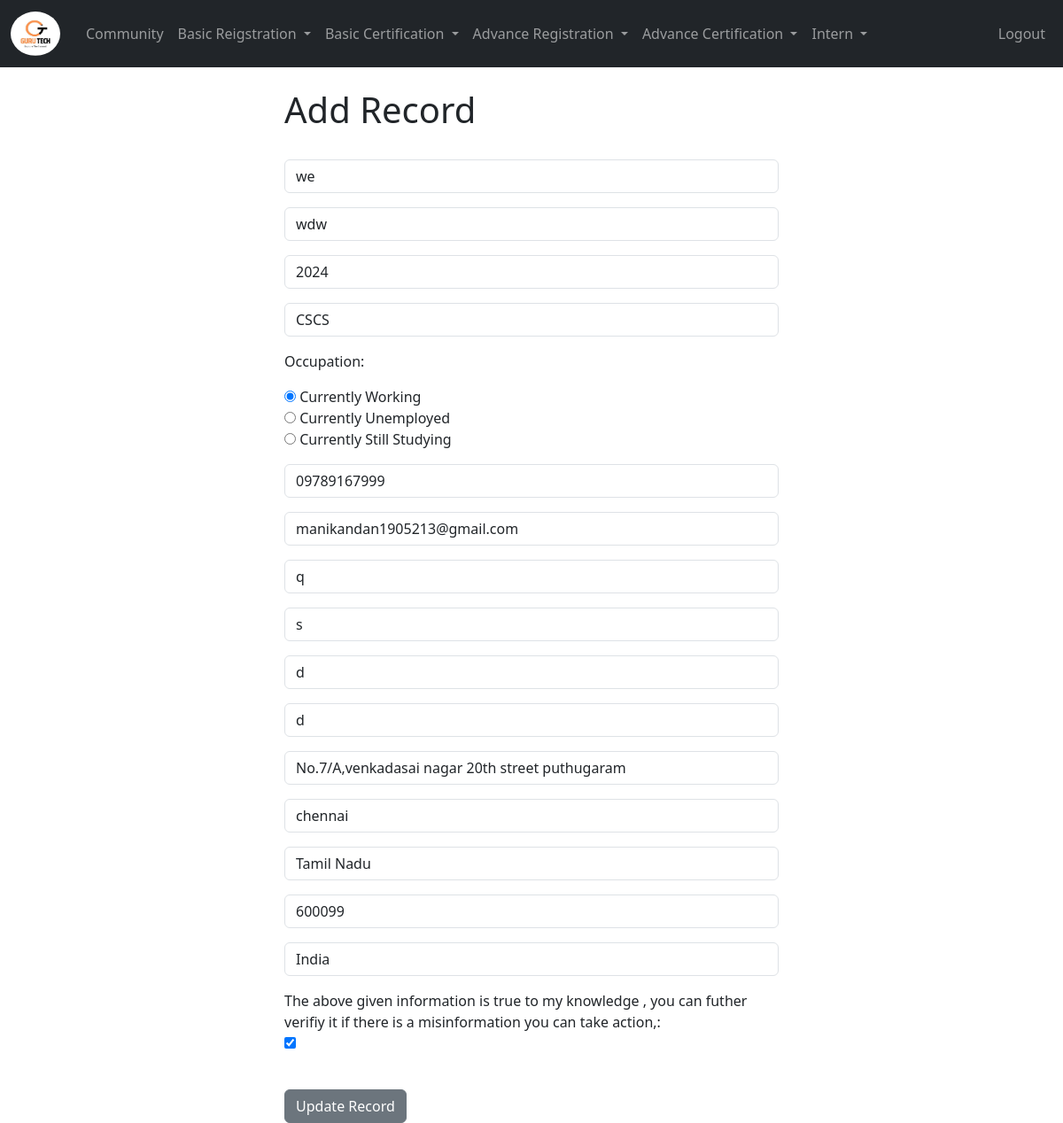
The app's page /update_record_intern_reg/1 (signed in) with its own data.
### app1/models.py (models this page shows, shortened)
class Record_intern_reg(models.Model):
    created_at = models.DateTimeField(auto_now_add=True)
    name = models.CharField(max_length=50)
    education = models.CharField(max_length=255,blank=True, null=True)
    passed_out_year = models.CharField(max_length=4,blank=True, null=True)
    college = models.CharField(max_length=255,blank=True, null=True)
    OCCUPATION_CHOICES = [
        ('working', 'Currently Working'),
        ('unemployed', 'Currently Unemployed'),
        ('still_studying', 'Currently Still Studying'),
    ]
    occupation = models.CharField(max_length=50, choices=OCCUPATION_CHOICES, blank=True, null=True)
    company_name = models.CharField(max_length=255, blank=True, null=True, default='nil')
    phone = models.CharField(max_length=15)
    email = models.CharField(max_length=100)
    father_name = models.CharField(max_length=255,blank=True, null=True)
    father_occupation = models.CharField(max_length=255,blank=True, null=True)
    mother_name = models.CharField(max_length=255,blank=True, null=True)
    mother_occupation = models.CharField(max_length=255,blank=True, null=True)
    address = models.CharField(max_length=100)
    city = models.CharField(max_length=50)
    state = models.CharField(max_length=50)
    zipcode = models.CharField(max_length=20)
    country = models.CharField(max_length=20,blank=True, null=True)
    batch_number = models.CharField(max_length=50, blank=True, null=True)
    disclaimer = models.BooleanField(default=False)
    cert = models.IntegerField(choices=[(0, '0'), (1, '1'), (2, '2')], default=0)
    start_date = models.DateField(blank=True, null=True)
    end_date = models.DateField(blank=True, null=True)

### app1/views.py (the view)
# urls.py: path('update_record_intern_reg/<int:pk>', views.update_record_intern_reg, name='update_record_intern_reg'),
def update_record_intern_reg(request, pk):
	if request.user.is_authenticated:
		current_record = Record_intern_reg.objects.get(id=pk)
		form = AddRecordForm_intern_reg(request.POST or None, instance=current_record)
		if form.is_valid():
			form.save()
			messages.success(request, "Record Has Been Updated!")
			return redirect('home')
		return render(request, 'update_record_intern_reg.html', {'form':form})
	else:
		messages.success(request, "You Must Be Logged In...")
		return redirect('home')

### templates/update_record_intern_reg.html (shortened to what this page needs)
{% extends 'base.html' %}
{% block content %}
<div class="col-md-6 offset-md-3">
<h1>Add Record</h1>
<br/>
<form method="POST">
	{{ form.as_p }}
<br/>
  <button type="submit" class="btn btn-secondary">Update Record</button>
</form>
</div>
{% endblock %}

### records on screen
Record_intern_reg: name "we", education "wdw", passed_out_year "2024", college "CSCS", occupation "☑ Currently Working ☐ Currently Unemployed ☐ Currently Still Studying", phone "09789167999", email "manikandan1905213@gmail.com", father_name "q", father_occupation "s", mother_name "d", mother_occupation "d", address "No.7/A,venkadasai nagar 20th street puthugaram", city "chennai", state "Tamil Nadu", zipcode "600099", country "India", disclaimer "☑"
